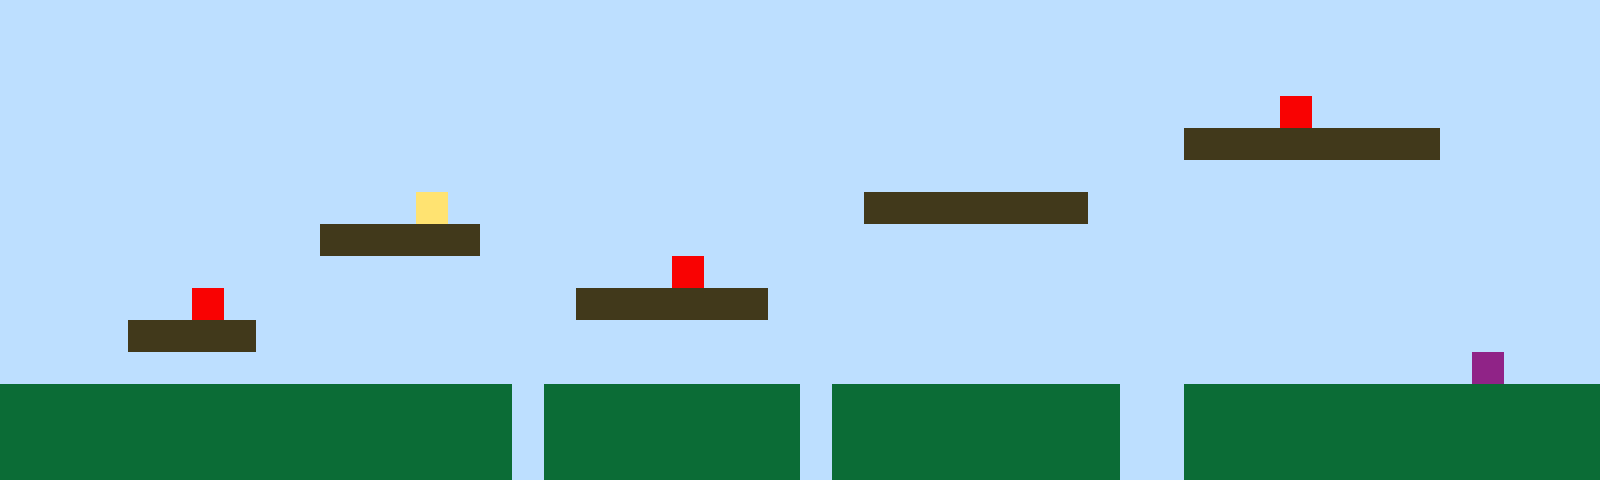

A level layout from a 2D game, rendered from its tile map. Below: a short description, then the map file with its tile-grid data intact:
An orthogonal 50x15 tile map with 32x32 px tiles, 1 tile layer (Tile Layer 1).

<map version="1.10" tiledversion="1.11.2" orientation="orthogonal" renderorder="right-up" width="50" height="15" tilewidth="32" tileheight="32" infinite="0" nextlayerid="2" nextobjectid="1"><editorsettings><export target="map1.csv" format="csv" /></editorsettings><tileset firstgid="1" name="sprites" tilewidth="32" tileheight="32" tilecount="6" columns="3"><image source="sprites.png" width="96" height="64" /></tileset><layer id="1" name="Tile Layer 1" width="50" height="15"><data encoding="csv">1,1,1,1,1,1,1,1,1,1,1,1,1,1,1,1,1,1,1,1,1,1,1,1,1,1,1,1,1,1,1,1,1,1,1,1,1,1,1,1,1,1,1,1,1,1,1,1,1,1,1,1,1,1,1,1,1,1,1,1,1,1,1,1,1,1,1,1,1,1,1,1,1,1,1,1,1,1,1,1,1,1,1,1,1,1,1,1,1,1,1,1,1,1,1,1,1,1,1,1,1,1,1,1,1,1,1,1,1,1,1,1,1,1,1,1,1,1,1,1,1,1,1,1,1,1,1,1,1,1,1,1,1,1,1,1,1,1,1,1,1,1,1,1,1,1,1,1,1,1,1,1,1,1,1,1,1,1,1,1,1,1,1,1,1,1,1,1,1,1,1,1,1,1,1,1,1,1,1,1,1,1,1,1,1,1,1,1,1,1,5,1,1,1,1,1,1,1,1,1,1,1,1,1,1,1,1,1,1,1,1,1,1,1,1,1,1,1,1,1,1,1,1,1,1,1,1,1,1,1,1,1,1,1,1,1,1,3,3,3,3,3,3,3,3,1,1,1,1,1,1,1,1,1,1,1,1,1,1,1,1,1,1,1,1,1,1,1,1,1,1,1,1,1,1,1,1,1,1,1,1,1,1,1,1,1,1,1,1,1,1,1,1,1,1,1,1,1,1,1,1,1,1,1,1,1,1,1,1,1,1,1,1,4,1,1,1,1,1,1,1,1,1,1,1,1,1,3,3,3,3,3,3,3,1,1,1,1,1,1,1,1,1,1,1,1,1,1,1,1,1,1,1,1,1,1,1,1,1,1,3,3,3,3,3,1,1,1,1,1,1,1,1,1,1,1,1,1,1,1,1,1,1,1,1,1,1,1,1,1,1,1,1,1,1,1,1,1,1,1,1,1,1,1,1,1,1,1,1,1,1,1,1,1,1,1,1,1,1,1,1,5,1,1,1,1,1,1,1,1,1,1,1,1,1,1,1,1,1,1,1,1,1,1,1,1,1,1,1,1,1,1,1,1,1,1,5,1,1,1,1,1,1,1,1,1,1,1,3,3,3,3,3,3,1,1,1,1,1,1,1,1,1,1,1,1,1,1,1,1,1,1,1,1,1,1,1,1,1,1,1,1,1,1,3,3,3,3,1,1,1,1,1,1,1,1,1,1,1,1,1,1,1,1,1,1,1,1,1,1,1,1,1,1,1,1,1,1,1,1,1,1,1,1,1,1,1,1,1,1,1,1,1,1,1,1,1,1,1,1,1,1,1,1,1,1,1,1,1,1,1,1,1,1,1,1,1,1,1,1,1,1,1,1,1,1,1,1,1,1,1,1,1,1,1,1,6,1,1,1,2,2,2,2,2,2,2,2,2,2,2,2,2,2,2,2,1,2,2,2,2,2,2,2,2,1,2,2,2,2,2,2,2,2,2,1,1,2,2,2,2,2,2,2,2,2,2,2,2,2,2,2,2,2,2,2,2,2,2,2,2,2,2,2,2,2,1,2,2,2,2,2,2,2,2,1,2,2,2,2,2,2,2,2,2,1,1,2,2,2,2,2,2,2,2,2,2,2,2,2,2,2,2,2,2,2,2,2,2,2,2,2,2,2,2,2,1,2,2,2,2,2,2,2,2,1,2,2,2,2,2,2,2,2,2,1,1,2,2,2,2,2,2,2,2,2,2,2,2,2</data></layer></map>
